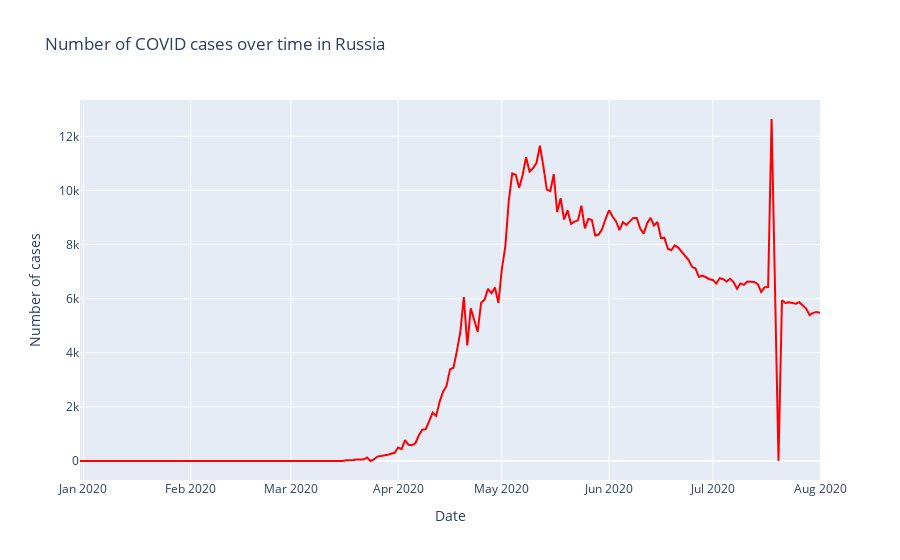

Notebook cell for this chart:
### Code cell
fig = go.Figure(data=go.Scatter(x=dfx['date'],y=dfx['Z_average'],mode='lines',marker_color='red')) # hover text goes here
fig.update_layout(title='Number of COVID cases over time in Russia',xaxis_title="Date",yaxis_title="Number of cases")
fig.show()          #@Natalio666Altube

### Figure 1 — Plotly figure (JSON) as saved in the notebook; plotly's stock layout.template omitted (floating-point values rounded to 4 significant figures; data arrays with more than 128 entries replaced by an {"elided": "..."} marker saying what was removed)
{"data": [{"marker": {"color": "red"}, "mode": "lines", "type": "scatter", "x": {"elided": "215 str values"}, "y": {"elided": "215 int values"}}], "layout": {"title": {"text": "Number of COVID cases over time in Russia"}, "xaxis": {"title": {"text": "Date"}}, "yaxis": {"title": {"text": "Number of cases"}}}}
